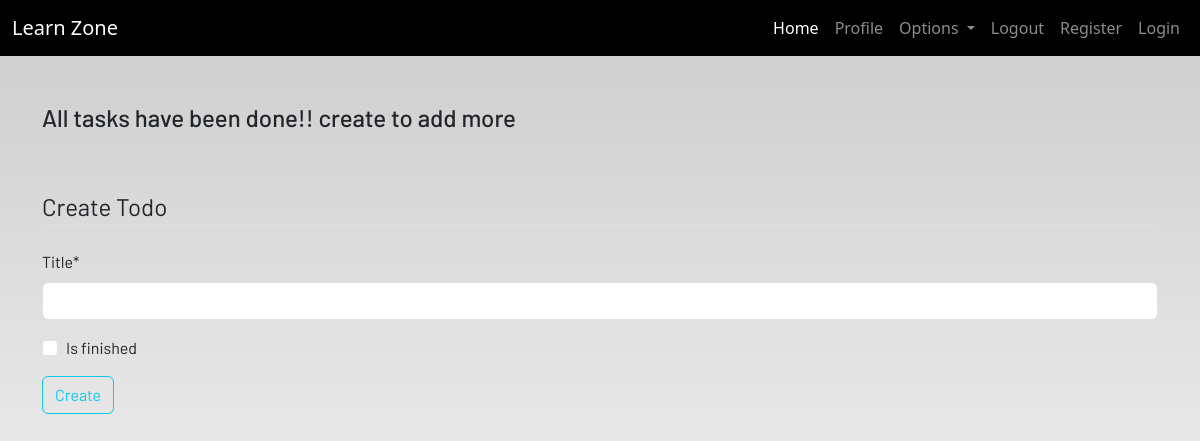
The app's page /todo (signed in), older data.
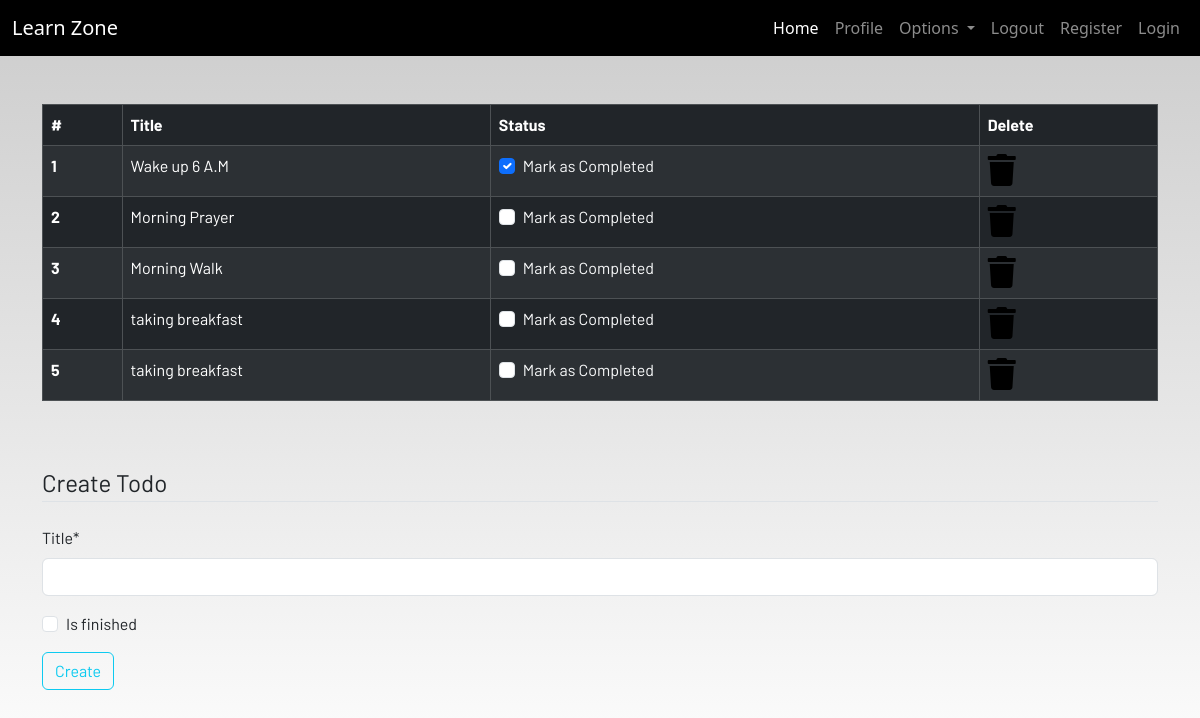
The same page, newer data.
### dashboard/models.py (models this page shows, shortened)
class Todo(models.Model):
     user = models.ForeignKey(User,on_delete=models.CASCADE)
     title = models.CharField(max_length=100)
     is_finished = models.BooleanField(default=False)

### dashboard/views.py (the view)
# urls.py: path('todo',views.todo,name='todo'),
def todo(request):
    if request.method == 'POST':
        form = TodoForm(request.POST)
        if form.is_valid():
            try:
                finished = request.POST['is_finished']
                if finished == 'on':
                    finished = True
                else:
                    finished = False
            except:
                finished = False
            todos = Todo(
                user = request.user,
                title = request.POST['title'],
                is_finished = finished
            )
            todos.save()
            messages.success(request, f"Todo added from {request.user.username}")
    else:
        form = TodoForm()
    todo = Todo.objects.filter(user = request.user)
    if len(todo) == 0:
        todos_done = True
    else:
        todos_done = False
    context = {
        'form':form,
        'todos':todo,
        'todos_done':todos_done
    }
    return render(request, 'dashboard/todo.html',context)

### dashboard/forms.py
class TodoForm(forms.ModelForm):
    class Meta:
        model = Todo
        fields = ['title', 'is_finished']
        exclude = ['field_to_exclude']

### dashboard/templates/dashboard/todo.html (shortened to what this page needs)
{% extends 'dashboard/base.html' %}
{% load static %}
{% load crispy_forms_tags %}
{% block content %}
<div class="container">
    {% if not todos_done %}
    <table class="table table-striped table-bordered table-hover table-dark">
        <thead>
            <tr>
                <th scope="col">#</th>
                <th scope="col">Title</th>
                <th scope="col">Status</th>
                <th scope="col">Delete</th>
            </tr>
        </thead>
        <tbody>
            {% for todo in todos %}
            <tr>
                <th scope="row">{{forloop.counter}}</th>
                <td>{{todo.title}}</td>
                <td>
                    <a href="#">
                        <div class="form-check">
                            {% if todo.is_finished %}
                            <input class="form-check-input" type="checkbox" value="" checked>
                            {% else %}
                              <input class="form-check-input" type="checkbox" value="">
                            {% endif %}
                            <label class="form-check-label text-light" for="flexCheckDefault">
                                Mark as Completed
                            </label>
                        </div>
                    </a>
                </td>
                <td><a href="#"><i class="fa fa-trash fa-2x"></i></a></td>
            </tr>
            {% endfor %}
        </tbody>
    </table>
    {% else %}
    <h4>All tasks have been done!! create to add more</h4>
    {% endif %}
</div><br><br>
<div class="container">
    <form method="POST">
        <fieldset class="form-group">
            <legend class="border-bottom mb-4">Create Todo</legend>
          {{ form|crispy }}
        </fieldset>
        <div class="form-group">
            <button href="" class="btn btn-outline-info" type="submit">
                Create
            </button>
        </div>
    </form>
</div>
{% endblock content %}

Row changes from the older to the newer data that the page shows:
added Todo: title "Wake up 6 A.M"
added Todo: title "Morning Prayer"
added Todo: title "Morning Walk"
added Todo: title "taking breakfast"
added Todo: title "taking breakfast"
Text that changed along with them:
text no longer shown: "All tasks have been done!! create to add more"
text now shown: "# Title Status Delete"
